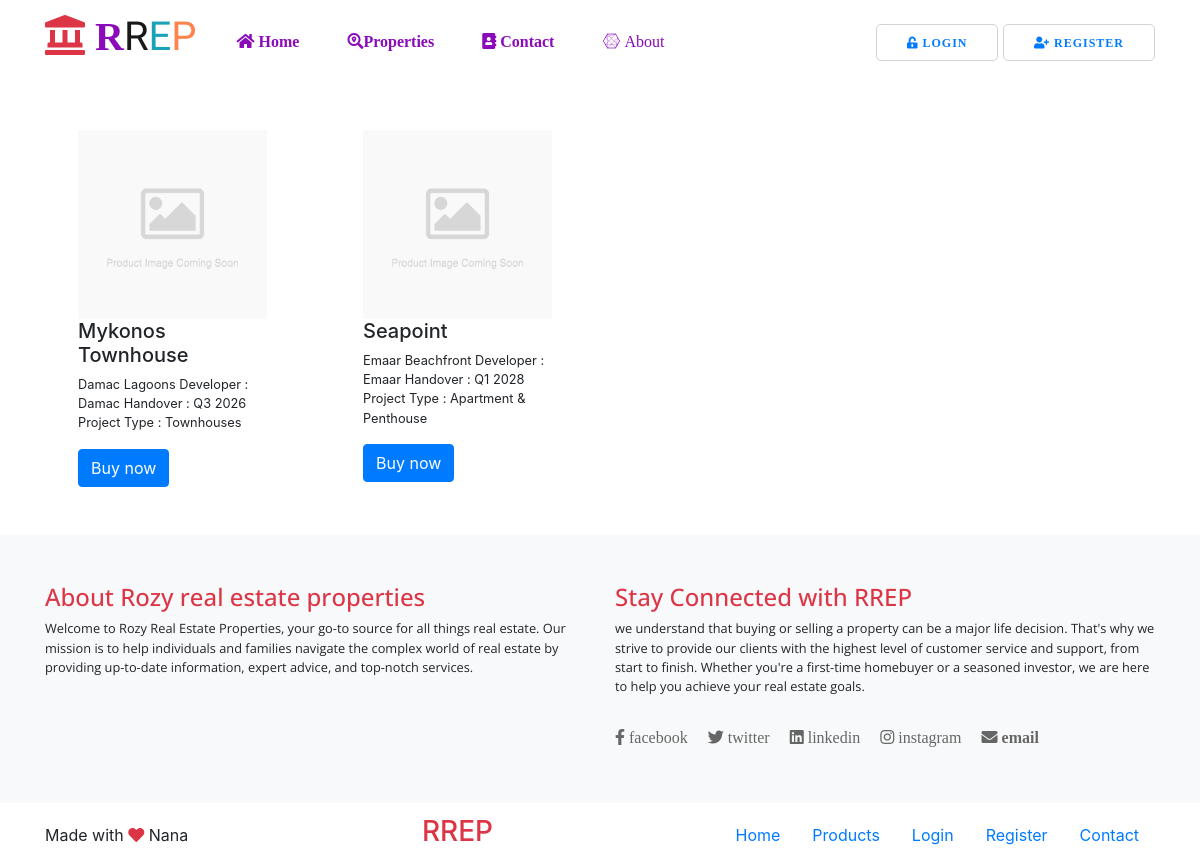
/category_products/1, run on the app's committed database.
### adapters/orm.py (models this page shows)
class Product(Base):
    __tablename__ = 'products'
    ID = Column(Integer, primary_key=True, autoincrement=True, nullable=False)
    ProductName = Column(String(100), nullable=False, unique=True)
    ProductDescription = Column(String(300), nullable=False)
    Price = Column(Integer, nullable=False)
    Category = Column(String(20), nullable=False)
    Landlord = Column(Integer, ForeignKey(Users.ID))
    Users = relationship(Users)
    Date = Column(DateTime, default=datetime.datetime.utcnow)

### app.py (the view)
@app.route('/category_products/<int:category_id>', methods=['GET', 'POST'])
def category_products(category_id):
    the_category = session.query(Category).filter_by(ID=category_id).first()
    products = session.query(Product).filter_by(Category=the_category.Name).all()
    return render_template('products_by_category.html', products=products)

### config.py (called while the page is built)
def remove_session(response_or_exc):
    session.remove()
    return response_or_exc

### templates/products_by_category.html
{% extends 'layout.html' %}
{% block content %}
<section>
    <div class="container">
        <div class="row">
            {% for product in products %}
            <div class="col-3 p-5">
                <img class="img-fluid" src="{{ url_for('static', filename='images/product-placeholder.jpg') }}">
                <h5>{{ product.ProductName }}</h5>
                <p class="small">{{ product.ProductDescription }}</p>
                <a class="btn btn-primary" href="{{ url_for('reserve_now',product_id=product.ID) }}">Buy now</a>
            </div>
            {% endfor %}
        </div>
    </div>
</section>
{% endblock %}

### data on the page
Product: ProductName "Mykonos Townhouse", ProductDescription "Damac Lagoons Developer : Damac Handover : Q3 2026 Project Type : Townhouses"
Product: ProductName "Seapoint", ProductDescription "Emaar Beachfront Developer : Emaar Handover : Q1 2028 Project Type : Apartment & Penthouse"
